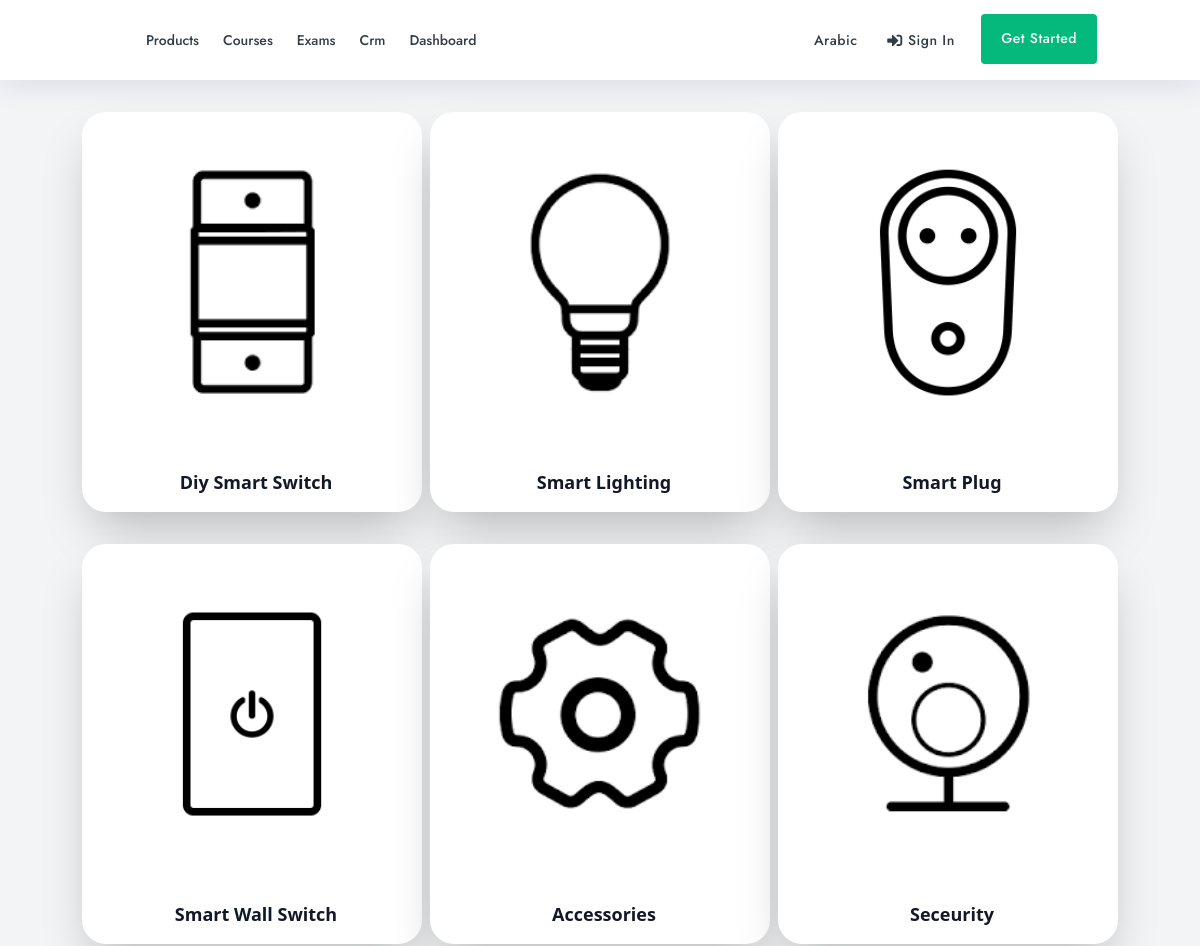
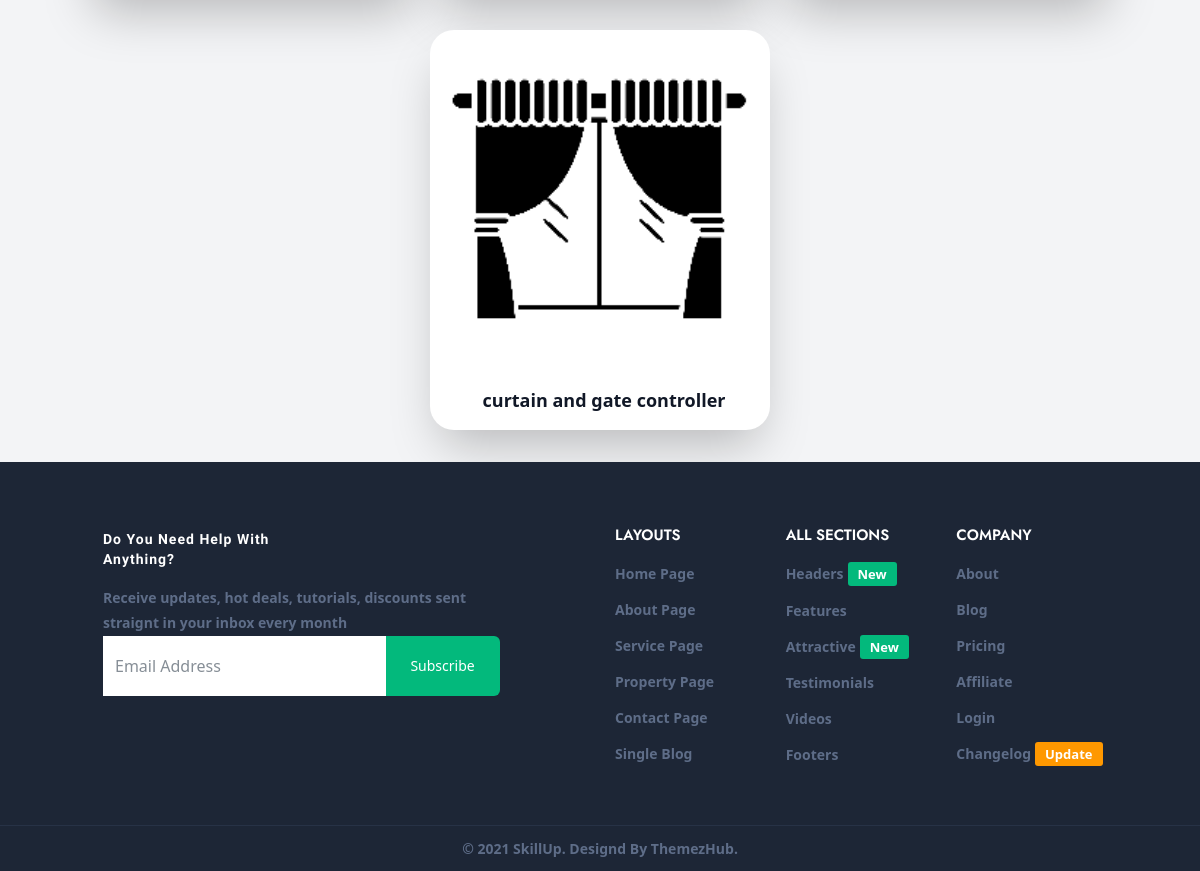
The page / on the database its author committed (2 pictures, top to bottom).
### products/models.py (models this page shows, shortened)
class Categories(models.Model):
    category = models.CharField(max_length=150)
    icon = models.ImageField(
        upload_to="products/categories",
        height_field=None,
        width_field=None,
        max_length=100,
        null=True,
        blank=True,
    )
    products = models.ManyToManyField("Products")

### products/views.py (the view)
# urls.py: path("", views.all_categories),
def all_categories(request):
    categories = models.Categories.objects.all()
    context = {"data": categories, "title": "all categories"}
    return render(request, "all_categories.html", context)

### products/templates/all_categories.html
{% extends 'base.html' %} {% block content %} {% load tailwind_tags %}
{%tailwind_css %}
<div class="bg-white">
  <div class="min-h-screen bg-gray-100 flex flex-col justify-center">
    <div class="relative m-3 flex flex-wrap mx-auto justify-center">
      {%for category in data %}
      <a href="category/{{category.category}}">
        <div
          class="
            relative
            max-w-sm
            min-w-[340px]
            bg-white
            shadow-2xl
            rounded-3xl
            p-2
            mx-1
            my-3
            cursor-pointer
          "
        >
          <div class="overflow-x-hidden rounded-2xl relative">
            <img
              class="rounded-2xl w-full object-cover"
              src="{{category.icon.url}}"
            />
          </div>
          <div class="mt-4 pl-2 mb-2">
            <div>
              <p class="text-lg font-semibold text-gray-900 mb-0 text-center">
                {{category.category}}
              </p>
            </div>
          </div>
        </div>
      </a>
      {%endfor%}
    </div>
  </div>
</div>
{% endblock content %}

### rows shown on the page
Categories: icon (picture), category "Diy Smart Switch"
Categories: icon (picture), category "Smart Lighting"
Categories: icon (picture), category "Smart Plug"
Categories: icon (picture), category "Smart Wall Switch"
Categories: icon (picture), category "Accessories"
Categories: icon (picture), category "Seceurity"
Categories: icon (picture), category "curtain and gate controller"
